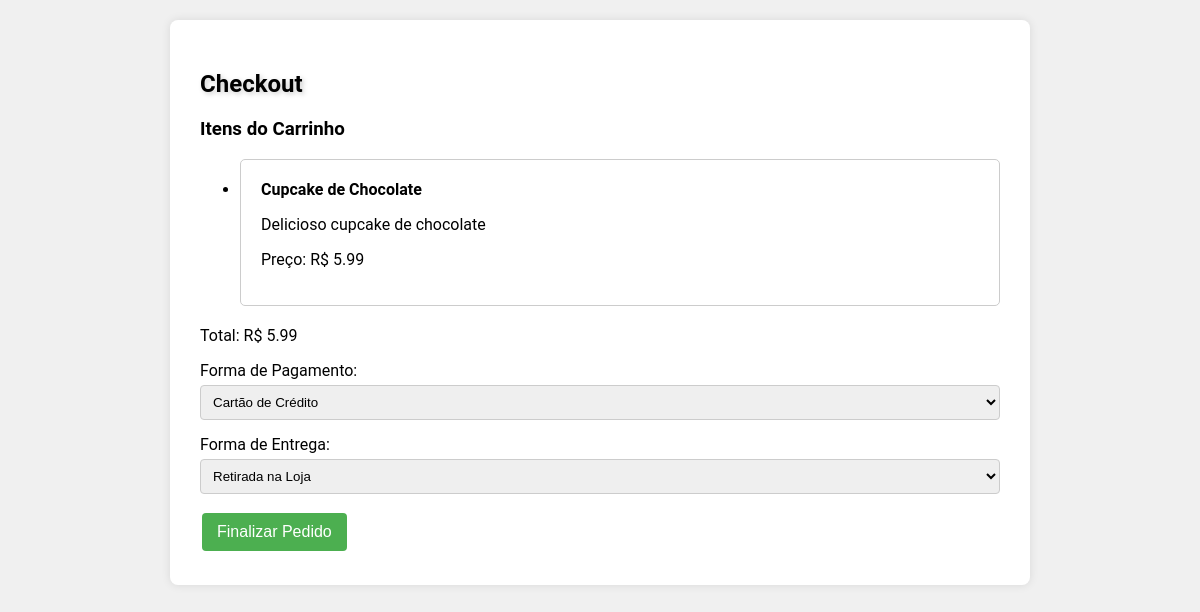
/checkout (signed in), run on the app's committed database.
### tables this page shows
CREATE TABLE produtos (
        id INTEGER PRIMARY KEY,
        nome TEXT UNIQUE NOT NULL,
        descricao TEXT,
        preco REAL NOT NULL
    );

### app.py (the view)
@app.route('/checkout', methods=['GET', 'POST'])
def checkout():
    if 'username' not in session:
        return redirect(url_for('index'))
    user_id = obter_usuario_id(session['username'])
    if user_id:
        conn = sqlite3.connect('cupcakes.db')
        cursor = conn.cursor()
        carrinho_id = obter_carrinho_id_do_usuario(session['username'])
        if carrinho_id:
            cursor.execute('''
                SELECT produtos.nome, produtos.descricao, produtos.preco
                FROM carrinho
                JOIN produtos ON carrinho.produto_id = produtos.id
                WHERE carrinho.usuario_id = ?
            ''', (user_id,))
            cupcakes_no_carrinho = cursor.fetchall()
            total = sum(cupcake[2] for cupcake in cupcakes_no_carrinho)
            return render_template('checkout.html', cupcakes_no_carrinho=cupcakes_no_carrinho, total=total)
    return redirect(url_for('index'))

### app.py (called while the page is built, shortened)
def obter_usuario_id(username):
    conn = sqlite3.connect('cupcakes.db')
    cursor = conn.cursor()
    cursor.execute('SELECT id FROM users WHERE username=?', (username,))
    user_id = cursor.fetchone()
    conn.close()
    return user_id[0] if user_id else None

def obter_carrinho_id_do_usuario(username):
    conn = sqlite3.connect('cupcakes.db')
    cursor = conn.cursor()
    cursor.execute('SELECT id FROM carrinho WHERE usuario_id=?', (obter_usuario_id(username),))
    carrinho_id = cursor.fetchone()
    if carrinho_id:
        carrinho_id = carrinho_id[0]
    conn.close()
    return carrinho_id

### templates/checkout.html (shortened to what this page needs)
<!DOCTYPE html>
<html lang="en">
<head>
    <link rel="stylesheet" href="{{ url_for('static', filename='style.css') }}">
</head>
<body>
    <div class="container">
        <h2>Checkout</h2>
        <div>
            <h3>Itens do Carrinho</h3>
            <ul>
                {% for cupcake in cupcakes_no_carrinho %}
                    <li>
                        <strong>{{ cupcake[0] }}</strong>
                        <p>{{ cupcake[1] }}</p>
                        <p>Preço: R$ {{ cupcake[2] }}</p>
                    </li>
                {% endfor %}
            </ul>
            <p>Total: R$ {{ total }}</p>
        </div>
        <form action="/finalizar-pedido" method="POST">
            <div>
                <label for="forma_pagamento">Forma de Pagamento:</label>
                <select id="forma_pagamento" name="forma_pagamento" required>
                    <option value="credito">Cartão de Crédito</option>
                </select>
            </div>
            <div>
                <label for="forma_entrega">Forma de Entrega:</label>
                <select id="forma_entrega" name="forma_entrega" required>
                    <option value="retirada">Retirada na Loja</option>
                </select>
            </div>
            <button type="submit">Finalizar Pedido</button>
        </form>
    </div>
</body>
</html>

### static/style.css (style rules this page uses)
body { margin: 0; font-family: 'Roboto', sans-serif; background-color: #f0f0f0; }
.container { max-width: 800px; margin: 20px auto; padding: 30px; background-color: #fff; border-radius: 8px; box-shadow: 0 0 10px rgba(0, 0, 0, 0.1); }
.container li { border: 1px solid #ccc; margin-bottom: 20px; padding: 20px; border-radius: 5px; }
h2 { text-shadow: 2px 2px 5px #ccc; }
button { background-color: #673ab7; color: white; border: none; padding: 15px 32px; text-align: center; text-decoration: none; display: inline-block; font-size: 16px; margin: 4px 2px; cursor: pointer; border-radius: 5px; }
form div { margin-bottom: 15px; }
label { display: block; margin-bottom: 5px; }
select { width: 100%; padding: 8px; border: 1px solid #ccc; border-radius: 4px; box-sizing: border-box; }
button { background-color: #4CAF50; color: white; padding: 10px 15px; border: none; border-radius: 4px; cursor: pointer; }

### data on the page
produtos: nome "Cupcake de Chocolate", descricao "Delicioso cupcake de chocolate", preco "5.99"

### other printed values
{{ total }} "5.99"
